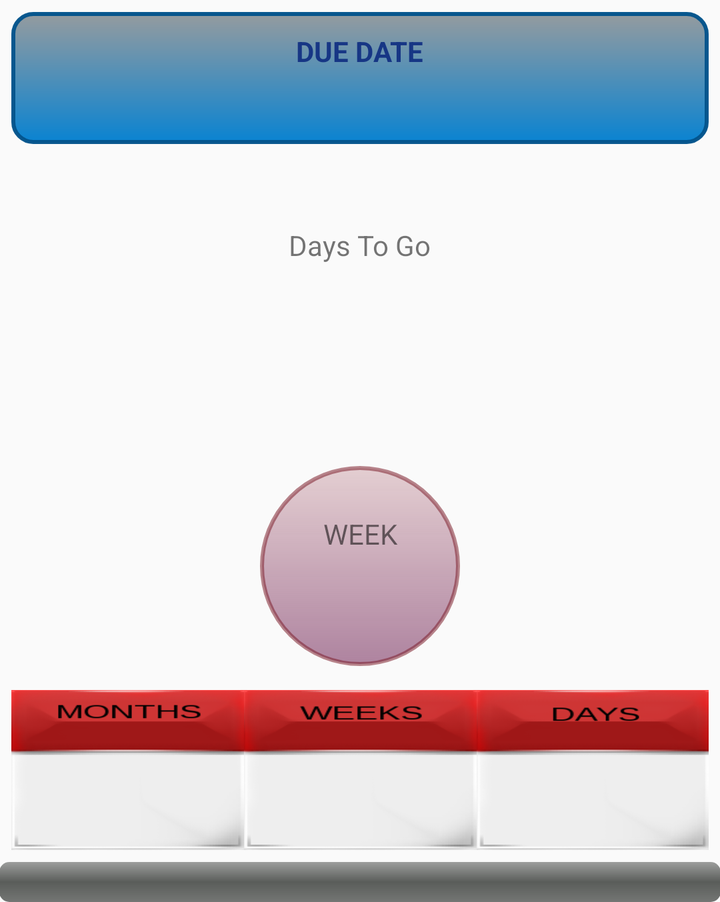
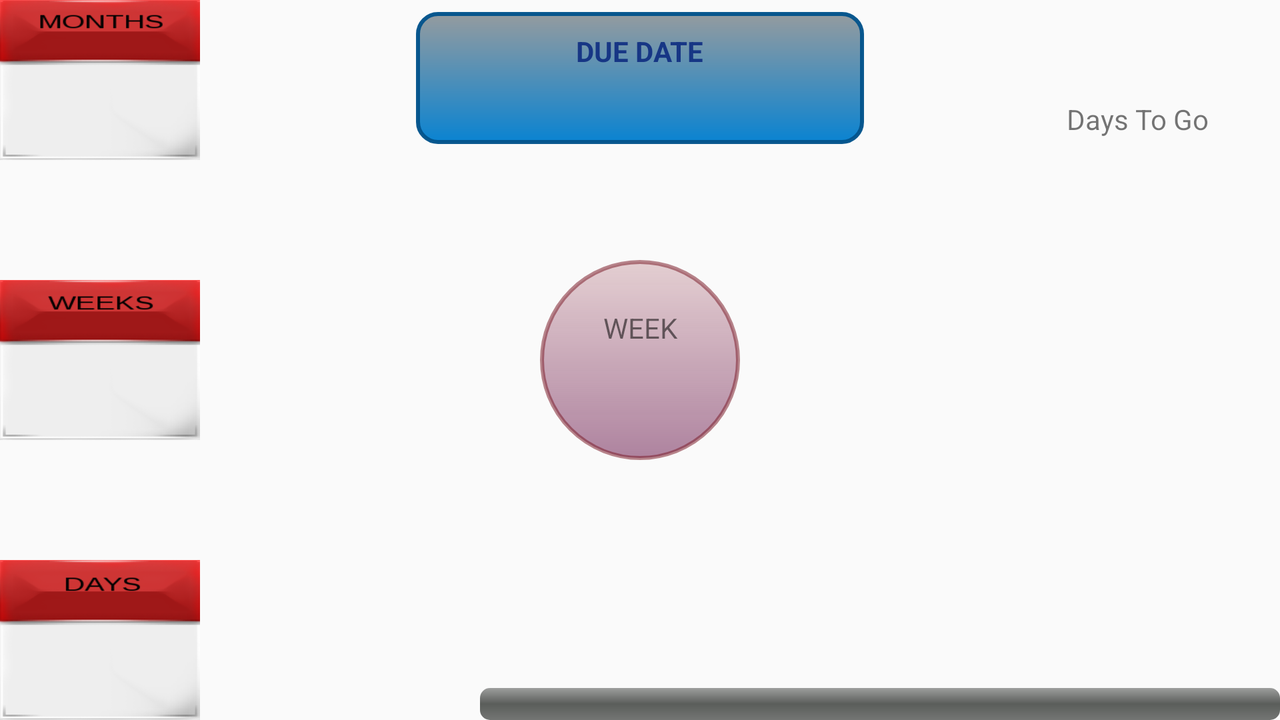

An Android layout and its configuration variant, each rendered on a device that would load it. The default file and the variant file are quoted in full after the pictures.
<!-- AndroidManifest.xml: application theme AppTheme -->
<!-- res/layout/fragment_tracker.xml -->
<LinearLayout
    xmlns:android="http://schemas.android.com/apk/res/android"
    xmlns:tools="http://schemas.android.com/tools"
    android:layout_width="match_parent"
    android:layout_height="wrap_content"
    android:paddingLeft="@dimen/activity_horizontal_margin"
    android:paddingRight="@dimen/activity_horizontal_margin"
    android:paddingTop="@dimen/activity_vertical_margin"
    android:paddingBottom="@dimen/activity_vertical_margin"
    android:orientation="vertical"
    tools:context="publish.android.lizalinto.pregnancytracker.Fragments.TrackerFragment"
    android:gravity="center_horizontal">

    <LinearLayout android:layout_width="match_parent"
              android:layout_height="wrap_content"
              android:orientation="vertical"
              android:layout_gravity="center"
              android:gravity="center_vertical|center_horizontal"
              style="@style/subHeader"
              android:padding="10dp"
              android:layout_margin="6dp"
              android:id="@+id/due_linearL_id">

        <TextView
            android:layout_width="wrap_content"
            android:layout_height="wrap_content"
            android:text="@string/tracker_dueDate"
            android:textStyle="bold"
            android:textColor="#f6143384"/>
        <TextView
            android:id="@+id/dueDate_tv"
            android:layout_width="wrap_content"
            android:layout_height="wrap_content"
            android:padding="4dp"
            android:textColor="#ff5c1a8c"
            android:textStyle="italic"/>
    </LinearLayout>
    <LinearLayout
        android:layout_width="130dp"
        android:layout_height="137dp"
        android:orientation="vertical"
        android:background="@drawable/count_down_bg"
        android:layout_gravity="center"
        android:gravity="center_vertical|center_horizontal"
        android:layout_margin="6dp">


        <TextView
            android:text="@string/tracker_countDown"
            android:layout_width="wrap_content"
            android:layout_height="wrap_content"/>
        <TextView
            android:id="@+id/countDown_tv"
            android:layout_width="wrap_content"
            android:layout_height="wrap_content"
            android:textSize="@dimen/abc_text_size_display_2_material"/>

        </LinearLayout>

    <LinearLayout
        android:layout_width="100dp"
        android:layout_height="100dp"
        android:orientation="vertical"
        android:background="@drawable/circle"
        android:layout_gravity="center"
        android:focusable="false"
        android:gravity="center"
        android:layout_margin="6dp">
        <TextView
            android:layout_width="match_parent"
            android:layout_height="wrap_content"
            android:text="@string/current_week"
            android:gravity="center"/>
        <TextView
            android:layout_width="match_parent"
            android:layout_height="wrap_content"
            android:id="@+id/week_tv"
            android:textSize="@dimen/abc_text_size_headline_material"
            android:gravity="center"/>
    </LinearLayout>



    <LinearLayout
        android:orientation="horizontal"
        android:layout_width="match_parent"
        android:layout_height="wrap_content"
        android:layout_margin="6dp">
        <TextView
            android:layout_width="wrap_content"
            android:layout_height="80dp"
            android:textColor="#f6143384"
            android:background="@drawable/months_top"
            android:id="@+id/waitMonths_tv"
            android:textSize="@dimen/abc_text_size_display_1_material"
            android:layout_weight="1"
            android:gravity="bottom|center"/>

        <TextView
            android:layout_width="wrap_content"
            android:layout_height="80dp"
            android:textColor="#f6143384"
            android:background="@drawable/weeks_top"
            android:id="@+id/waitWeeks_tv"
            android:textSize="@dimen/abc_text_size_display_1_material"
            android:gravity="bottom|center"
            android:layout_weight="1"/>

        <TextView
            android:layout_width="wrap_content"
            android:layout_height="80dp"
            android:textColor="#f6143384"
            android:background="@drawable/days_top"
            android:id="@+id/waitDays_tv"
            android:textSize="@dimen/abc_text_size_display_1_material"
            android:gravity="bottom|center"
            android:layout_weight="1"/>
    </LinearLayout>
    <ProgressBar
        style="?android:attr/progressBarStyleHorizontal"
        android:layout_width="match_parent"
        android:layout_height="20dp"
        android:id="@+id/progressBar"
        android:progressDrawable="@drawable/progressbar"
        android:max="280"
        />

</LinearLayout>
<!-- resources referenced by this layout -->
<resources>
  <!-- drawable circle (drawable) -->
  <?xml version="1.0" encoding="utf-8"?>
  <shape xmlns:android="http://schemas.android.com/apk/res/android"
      android:shape="oval">
      <gradient android:startColor="#3e9f4754" android:endColor="#ffae839f" android:angle="270"/>
      <stroke android:width="2dp" android:color="#877c1c29" />
      <size android:width="80dp" android:height="80dp"/> </shape>
  <!-- drawable days_top: png bitmap (drawable, 15072 bytes) -->
  <!-- drawable months_top: png bitmap (drawable, 15199 bytes) -->
  <!-- drawable progressbar (drawable) -->
  <?xml version="1.0" encoding="utf-8"?>
  <layer-list xmlns:android="http://schemas.android.com/apk/res/android">
      <item android:id="@android:id/background">
          <shape>
              <corners android:radius="5dip" />
              <gradient
                  android:angle="270"
                  android:centerColor="#ff5a5d5a"
                  android:centerY="0.5"
                  android:endColor="#ff747674"
                  android:startColor="#ff9d9e9d" />
          </shape>
      </item>
      <item android:id="@android:id/progress">
          <clip>
              <shape>
                  <corners android:radius="5dip" />
                  <gradient
                      android:angle="0"
                      android:endColor="#ff009900"
                      android:startColor="#ff000099" />
              </shape>
          </clip>
      </item>
  </layer-list>
  <!-- drawable weeks_top: png bitmap (drawable, 15033 bytes) -->
  <string name="current_week">WEEK</string>
  <string name="tracker_countDown">Days To Go</string>
  <string name="tracker_dueDate">DUE DATE</string>
  <style name="subHeader">
          <item name="android:background">@drawable/rounded_rectangle</item>
          <item name="android:layout_width">fill_parent</item>
          <item name="android:layout_height">wrap_content</item>
          <item name="android:gravity">center</item>
          <item name="android:padding">6dip</item>
          <item name="android:textSize">20sp</item>
          <item name="android:textStyle">bold|italic</item>
      </style>
  <style name="AppTheme" parent="Theme.AppCompat.Light.DarkActionBar">
      </style>
  <!-- drawable rounded_rectangle (drawable) -->
  <?xml version="1.0" encoding="utf-8"?>
  <shape xmlns:android="http://schemas.android.com/apk/res/android"
         android:shape="rectangle">
  
      <gradient android:startColor="#ff949b9f" android:endColor="#ff0a83d1" android:angle="270"/>
      <stroke android:width="2dp" android:color="#f804548c" />
      <corners
          android:bottomRightRadius="10dp"
          android:bottomLeftRadius="10dp"
          android:topLeftRadius="10dp"
          android:topRightRadius="10dp" />
  </shape>
</resources>
<!-- res/layout-land/fragment_tracker.xml (the repository's variant of the layout above) -->
<!-- drawn on the phone turned sideways -->
<FrameLayout
    xmlns:android="http://schemas.android.com/apk/res/android"
    xmlns:tools="http://schemas.android.com/tools"
    android:layout_width="fill_parent"
    android:layout_height="fill_parent"
    android:paddingLeft="@dimen/activity_horizontal_margin"
    android:paddingRight="@dimen/activity_horizontal_margin"
    android:paddingTop="@dimen/activity_vertical_margin"
    android:paddingBottom="@dimen/activity_vertical_margin"
    android:orientation="vertical"
    tools:context="publish.android.lizalinto.pregnancytracker.Fragments.TrackerFragment">


    <LinearLayout
        android:layout_width="130dp"
        android:layout_height="167dp"
        android:orientation="vertical"
        android:background="@drawable/count_down_bg"
        android:layout_gravity="right|top"
        android:gravity="center_vertical|center_horizontal"
        android:layout_margin="6dp">


        <TextView
            android:text="@string/tracker_countDown"
            android:layout_width="wrap_content"
            android:layout_height="wrap_content"/>
        <TextView
            android:id="@+id/countDown_tv"
            android:layout_width="wrap_content"
            android:layout_height="wrap_content"
            android:textSize="@dimen/abc_text_size_display_2_material"/>

    </LinearLayout>

    <TextView
        android:layout_width="100dp"
        android:layout_height="80dp"
        android:textColor="#f6143384"
        android:background="@drawable/months_top"
        android:id="@+id/waitMonths_tv"
        android:textSize="@dimen/abc_text_size_display_1_material"
        android:gravity="bottom|center"
        android:layout_gravity="left|top"/>

    <TextView
        android:layout_width="100dp"
        android:layout_height="80dp"
        android:textColor="#f6143384"
        android:background="@drawable/days_top"
        android:id="@+id/waitDays_tv"
        android:textSize="@dimen/abc_text_size_display_1_material"
        android:gravity="bottom|center"
        android:layout_gravity="left|bottom"/>

    <TextView
        android:layout_width="100dp"
        android:layout_height="80dp"
        android:textColor="#f6143384"
        android:background="@drawable/weeks_top"
        android:id="@+id/waitWeeks_tv"
        android:textSize="@dimen/abc_text_size_display_1_material"
        android:gravity="bottom|center"
        android:layout_gravity="left|center_vertical"/>

    <LinearLayout android:layout_width="224dp"
              android:layout_height="wrap_content"
              android:orientation="vertical"
              android:layout_gravity="center_horizontal|top"
              android:gravity="center_vertical|center_horizontal"
              style="@style/subHeader"
              android:padding="10dp"
              android:layout_margin="6dp"
              android:id="@+id/due_linearL_id">

        <TextView
            android:layout_width="wrap_content"
            android:layout_height="wrap_content"
            android:text="@string/tracker_dueDate"
            android:textStyle="bold"
            android:textColor="#f6143384"/>
        <TextView
            android:id="@+id/dueDate_tv"
            android:layout_width="wrap_content"
            android:layout_height="wrap_content"
            android:padding="4dp"
            android:textColor="#ff5c1a8c"
            android:textStyle="italic"/>
    </LinearLayout>

    <LinearLayout
        android:layout_width="100dp"
        android:layout_height="100dp"
        android:orientation="vertical"
        android:background="@drawable/circle"
        android:layout_gravity="center"
        android:focusable="false"
        android:gravity="center"
        android:layout_margin="6dp">
        <TextView
            android:layout_width="match_parent"
            android:layout_height="wrap_content"
            android:text="@string/current_week"
            android:gravity="center"/>
        <TextView
            android:layout_width="match_parent"
            android:layout_height="wrap_content"
            android:id="@+id/week_tv"
            android:textSize="@dimen/abc_text_size_headline_material"
            android:gravity="center"/>
    </LinearLayout>

    <ProgressBar
        style="?android:attr/progressBarStyleHorizontal"
        android:layout_width="400dp"
        android:layout_height="wrap_content"
        android:id="@+id/progressBar"
        android:progressDrawable="@drawable/progressbar"
        android:max="280"
        android:layout_gravity="right|bottom"/>

</FrameLayout>
